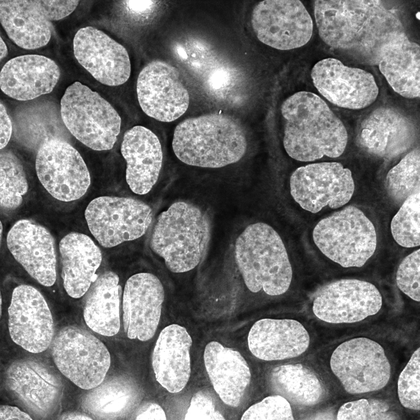
%> input picture BAC_CZ_et_al_2016_Network_patterns/BacFormatics_CZ/File/Open Samples/DAPI_ nuclear_staining/DAPI_example_ch00.tif, 420 x 420 px, shrunk from 960 x 960 before the run
$ octave --eval "result = bio_preproc(imread('../File/Open Samples/DAPI_ nuclear_staining/DAPI_example_ch00.tif'));"   (GNU Octave 9; MATLAB toolbox functions it lacks are replaced by stand-ins)
%> lines starting %> are read from the running program, lines starting %| are printed output that depends on the picture; in (x1, y1, x2, y2) boxes, pixels count from 0 and x2, y2 are one past the last pixel; in counts of white or black regions, pixels touching at a corner belong together; the program's own positions count from 1
### BAC_CZ_et_al_2016_Network_patterns/BacFormatics_CZ/ACM/morphological operation/rot_imtophat.m
function matrix_out =rot_imtophat(matrix_in)
 SE = [1 1 1 1];
matrix1=imtophat(matrix_in,SE);
matrix2=imtophat(matrix_in,SE');
SE = [1 0 0; 0 1 0; 0 0 1];
matrix11=imtophat(matrix_in,SE);
SE=flipdim(SE,1);
matrix22=imtophat(matrix_in,SE);
matrix1=double(matrix1);matrix1=matrix1./max(max(matrix1));
matrix2=double(matrix2);matrix2=matrix2./max(max(matrix2));
matrix11=double(matrix11);matrix11=matrix11./max(max(matrix11));
matrix22=double(matrix22);matrix22=matrix22./max(max(matrix22));

temp=matrix1+ matrix2 + matrix11 +matrix22 ;

 matrix_out=uint8(temp.*255);

### BAC_CZ_et_al_2016_Network_patterns/BacFormatics_CZ/ACM/morphological operation/noisecomp_BACWrapper.m

function cleanimage = noisecomp_BACWrapper(image,  nscale, mult )
%> called with nscale = 19, mult = 4
%DO NOT EDIT_________________________________________________________________
% This file is located in BacFormatics open code library.
% All rights reserved to its original authors.
% Redistribution and use in source and binary forms, with or without modification, are permitted provided that the following conditions are met:
% Redistributions of source code must retain the above copyright notice, this list of conditions and the following disclaimer.
% Redistributions in binary form must reproduce the above copyright notice, this list of conditions and the following disclaimer
% in the documentation and/or other materials provided with the distribution.
% THIS SOFTWARE IS PROVIDED BY THE COPYRIGHT HOLDERS AND CONTRIBUTORS "AS IS" AND ANY EXPRESS OR IMPLIED WARRANTIES, INCLUDING, BUT NOT LIMITED TO,
% THE IMPLIED WARRANTIES OF MERCHANTABILITY AND FITNESS FOR A PARTICULAR PURPOSE ARE DISCLAIMED. IN NO EVENT SHALL THE COPYRIGHT HOLDER OR CONTRIBUTORS BE LIABLE FOR ANY DIRECT,
% INDIRECT, INCIDENTAL, SPECIAL, EXEMPLARY, OR CONSEQUENTIAL DAMAGES (INCLUDING, BUT NOT LIMITED TO, PROCUREMENT OF SUBSTITUTE GOODS OR SERVICES; LOSS OF USE, DATA,
% OR PROFITS; OR BUSINESS INTERRUPTION) HOWEVER CAUSED AND ON ANY THEORY OF LIABILITY, WHETHER IN CONTRACT, STRICT LIABILITY, OR TORT (INCLUDING NEGLIGENCE OR OTHERWISE)
% ARISING IN ANY WAY OUT OF THE USE OF THIS SOFTWARE, EVEN IF ADVISED OF
% THE POSSIBILITY OF SUCH DAMAGE.
% Important: This file may include some code editing to enable incorporation with BacFormatics Toolbox
% ___________________________________________________________________________
%
% NOISECOMP - Function for denoising an image
%
% function cleanimage = noisecomp(image, k, nscale, mult, norient, softness)
%
% Parameters:
%              k - No of standard deviations of noise to reject 2-3
%              nscale - No of filter scales to use (5-7) - the more scales used
%                       the more low frequencies are covered
%              mult   - multiplying factor between scales  (2.5-3)
%              norient - No of orientations to use (6)
%              softness - degree of soft thresholding (0-hard  1-soft)
%
% For maximum processing speed the input image should have a size that
% is a power of 2.
%
% The convolutions are done via the FFT.  Many of the parameters relate
% to the specification of the filters in the frequency plane.
% The parameters are set within the file rather than being specified as
% arguments because they rarely need to be changed - nor are they very
% critical.
%
% Reference:
% Peter Kovesi, "Phase Preserving Denoising of Images".
% The Australian Pattern Recognition Society Conference: DICTA'99.
% December 1999. Perth WA. pp 212-217
% http://www.cs.uwa.edu.au/pub/robvis/papers/pk/denoise.ps.gz.
%

% Copyright (c) 1998-2000 Peter Kovesi
% School of Computer Science & Software Engineering
% The University of Western Australia
% http://www.csse.uwa.edu.au/
%
% Permission is hereby granted, free of charge, to any person obtaining a copy
% of this software and associated documentation files (the "Software"), to deal
% in the Software without restriction, subject to the following conditions:
%
% The above copyright notice and this permission notice shall be included in
% all copies or substantial portions of the Software.
%
% The Software is provided "as is", without warranty of any kind.

% September 1998 - original version
% May 1999       -
% May 2000       - modified to allow arbitrary size images


 softness=1;norient=1;k=1;
%nscale          = 6;    % Number of wavelet scales.
%norient         = 6;    % Number of filter orientations.
minWaveLength   = 2;     % Wavelength of smallest scale filter.
%mult            = 2;    % Scaling factor between successive filters.
sigmaOnf        = 0.55;  % Ratio of the standard deviation of the Gaussian
                         % describing the log Gabor filter's transfer function
                         % in the frequency domain to the filter center frequency.
dThetaOnSigma   = 1.;   % Ratio of angular interval between filter orientations
                         % and the standard deviation of the angular Gaussian
                         % function used to construct filters in the freq. plane.
epsilon         = .00001;% Used to prevent division by zero.


thetaSigma = pi/norient/dThetaOnSigma;  % Calculate the standard deviation of the
                                        % angular Gaussian function used to
                                        % construct filters in the freq. plane.

imagefft = fft2(image);                 % Fourier transform of image
[rows,cols] = size(imagefft);
%> rows = 420; cols = 420

% Create two matrices, x and y. All elements of x have a value equal to its
% x coordinate relative to the centre, elements of y have values equal to
% their y coordinate relative to the centre.

x = ones(rows,1) * (-cols/2 : (cols/2 - 1))/(cols/2);
y = (-rows/2 : (rows/2 - 1))' * ones(1,cols)/(rows/2);

radius = sqrt(x.^2 + y.^2);      % Matrix values contain normalised radius from centre.
radius(round(rows/2+1),round(cols/2+1)) = 1;   % Get rid of the 0 radius value in the middle so that
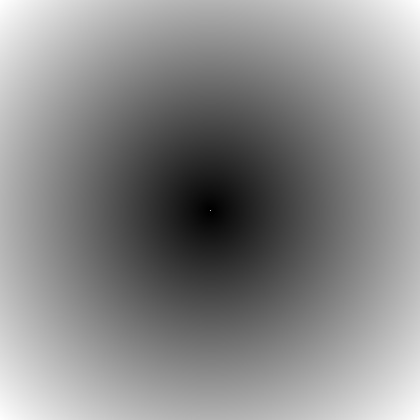
%> radius: size 420x420 double; min 0.00476, max 1.41, mean 0.765; drawn with min black and max white
                                 % taking the log of the radius will not cause trouble.
theta = atan2(-y,x);             % Matrix values contain polar angle.
                                 % (note -ve y is used to give +ve anti-clockwise angles)
clear x; clear y;                % save a little memory
sig = [];
estMeanEn = [];
aMean = [];
aSig = [];

totalEnergy = zeros(rows,cols);               % response at each orientation.

for o = 1:norient,                   % For each orientation.
  disp(['Processing orientation ' num2str(o)]);
  angl = (o-1)*pi/norient;           % Calculate filter angle.
  wavelength = minWaveLength;        % Initialize filter wavelength.

  % Pre-compute filter data specific to this orientation
  % For each point in the filter matrix calculate the angular distance from the
  % specified filter orientation.  To overcome the angular wrap-around problem
  % sine difference and cosine difference values are first computed and then
  % the atan2 function is used to determine angular distance.

  ds = sin(theta) * cos(angl) - cos(theta) * sin(angl); % Difference in sine.
  dc = cos(theta) * cos(angl) + sin(theta) * sin(angl); % Difference in cosine.
  dtheta = abs(atan2(ds,dc));                           % Absolute angular distance.
  spread = exp((-dtheta.^2) / (2 * thetaSigma^2));      % Calculate the angular filter component.

  for s = 1:nscale,                  % For each scale.

    % Construct the filter - first calculate the radial filter component.
    fo = 1.0/wavelength;                  % Centre frequency of filter.
    rfo = fo/0.5;                         % Normalised radius from centre of frequency plane
                                          % corresponding to fo.
    logGabor = exp((-(log(radius/rfo)).^2) / (2 * log(sigmaOnf)^2));
    logGabor(round(rows/2+1),round(cols/2+1)) = 0;      % Set the value at the center of the filter
                                          % back to zero (undo the radius fudge).

    filter = logGabor .* spread;          % Multiply by the angular spread to get the filter.
    filter = fftshift(filter);            % Swap quadrants to move zero frequency
                                          % to the corners.

    % Convolve image with even an odd filters returning the result in EO
    EOfft = imagefft .* filter;           % Do the convolution.
    EO = ifft2(EOfft);                    % Back transform.
    aEO = abs(EO);

    if s == 1
      % Estimate the mean and variance in the amplitude response of the smallest scale
      % filter pair at this orientation.
      % If the noise is Gaussian the amplitude response will have a Rayleigh distribution.
      % We calculate the median amplitude response as this is a robust statistic.
      % From this we estimate the mean and variance of the Rayleigh distribution

      medianEn =  median(reshape(aEO,1,rows*cols));
      meanEn = medianEn*.5*sqrt(-pi/log(0.5));

      RayVar = (4-pi)*(meanEn.^2)/pi;
      RayMean = meanEn;

      estMeanEn = [estMeanEn meanEn];
      sig = [sig sqrt(RayVar)];

      %% May want to look at actual distribution on special images
      % hist(reshape(aEO,1,rows*cols),100);
      % pause(1);
    end

    % Now apply soft thresholding

    T = (RayMean + k*sqrt(RayVar))/(mult^(s-1));  % Noise effect inversely proportional to
                                                  % bandwidth/centre frequency.

    validEO = aEO > T;                   % Find where magnitude of energy exceeds noise.
    V = softness*T*EO./(aEO + epsilon);  % Calculate array of noise vectors to subtract.
    V = ~validEO.*EO + validEO.*V;       % Adjust noise vectors so that EO values will
                                         % not be negated
    EO = EO-V;                           % Subtract noise vector.

    totalEnergy = totalEnergy + EO;
    wavelength = wavelength * mult;      % Wavelength of next filter
  end
end  % For each orientation
%> after the loop, RayMean = 5.02; RayVar = 6.89; estMeanEn = 5.02; meanEn = 5.02; medianEn = 4.72; sig = 2.63
disp('Estimated mean noise in each orientation')
disp(estMeanEn);
%| 5.0219

cleanimage = real(totalEnergy);
%imagesc(cleanimage), title('denoised image'), axis image;

### BAC_CZ_et_al_2016_Network_patterns/BacFormatics_CZ/ACM/bio_preproc.m
function [ out ] = bio_preproc( im )
%image processing technuiqe written by R.S to enhance the cells`s pixels prior segmentaion
%that integrated edge detection and segmention of th "net" of the space
%between the cells
im = double(im);
% % convert the raw data into gray image
 im = mat2gray(im);

SE = strel('disk',1);
matrix2  = imerode(im,SE);

% Invert image (to 8 bits)'
matrix3=double(matrix2) ;
matrix3=255*(matrix3./(max(max(matrix3))));
matrix3=uint8(matrix3);
matrix4=255-matrix3;

%
matrix6=rot_imtophat(matrix2); %   enhancement of the empty background betwneen the cells ("net") using top-hat
matrix7= noisecomp_BACWrapper(matrix6,19,4); %   denoising the net to remove pixels from inside the cells

% bw=im2bw(matrix7,0.99);
bw=im2bw(matrix7,graythresh(matrix7));
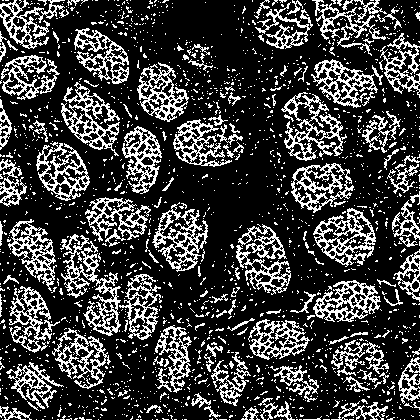
%> bw: size 420x420 logical; 24.4% white in thin lines or dots
matrix_dist=bwdist(bw);
L=zeros(size(bw));
L(matrix_dist==2)=1;
%> L: size 420x420 double; values 0 (black) and 1 (white), 7.8% white in thin lines or dots
L(matrix_dist==1)=1;
%> L: size 420x420 double; values 0 (black) and 1 (white), 30.9% white in thin lines or dots
temp=bw;temp=temp-L;
%> after `temp=temp-L`:
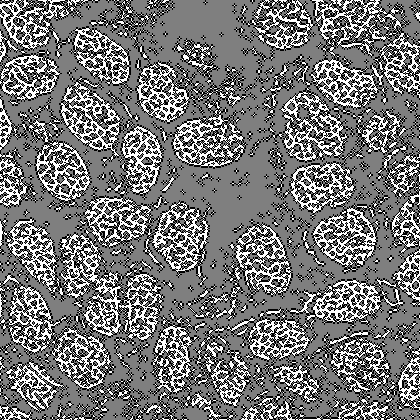
%> temp: size 420x420 double; min -1, max 1, mean -0.0646; drawn with min black and max white
temp(temp~=1)=0 ;
%> temp: size 420x420 double; values 0 (black) and 1 (white), 24.4% white in thin lines or dots

CC = bwconncomp(temp,4);
%> CC = 3037 connected components
L = labelmatrix(CC);
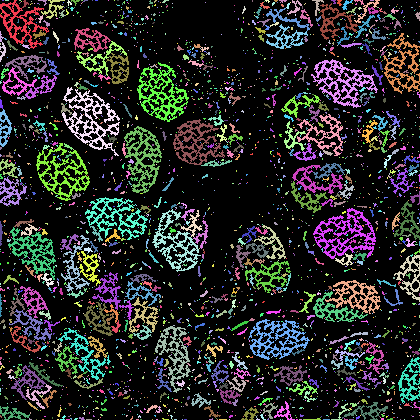
%> L: size 420x420 uint16; 3038 distinct labels, from 0 to 3037; one colour per label, 0 black
stats = regionprops(CC,'Area');
%> stats = 3037 regions; largest, Area: 1155, 1053, 1048, 994, 951
idx = find([stats.Area] > 50); %remove isloated pixels
%> idx = 125 values from 1 to 2948
matrix8 = ismember(L,idx) ;
%> matrix8: size 420x420 logical; 17.3% white in thin lines or dots


temp2 = im ;  %the raw image
temp2 = edge(temp2,'log' ); %edge detection using Laplacian of Gaussian
%> temp2: size 420x420 logical; 8.2% white in thin lines or dots
temp1 = double(matrix8)+temp2; % merging the net with edges of the cell
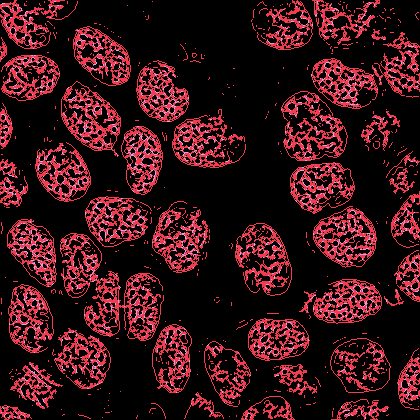
%> temp1: size 420x420 double; 3 distinct labels, from 0 to 2; one colour per label, 0 black
temp1(temp1>0) = 1;
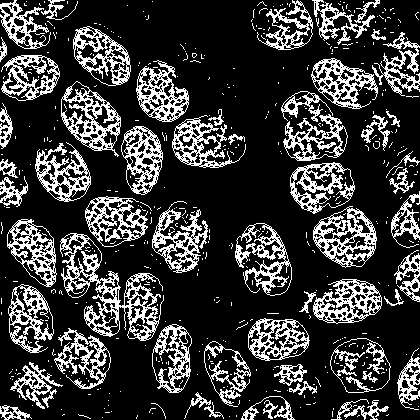
%> temp1: size 420x420 double; values 0 (black) and 1 (white), 23% white in thin lines or dots
SE = strel('disk',1 ) ;
temp1 = imclose(temp1,SE);
%> temp1: size 420x420 double; values 0 (black) and 1 (white), 26.8% white; 362 white regions (314 under 20 px), largest, box (x1, y1, x2, y2) and area: (60, 233, 164, 341) 3458, (311, 32, 420, 109) 2510, (299, 279, 404, 324) 1851

temp3 = matrix4 ;  %the inversed raw image
SE = strel('disk',5) ;
temp3 = imsubtract(imadd(temp3,imtophat(temp3,SE)), imbothat(temp3,SE));
temp3 = double(temp3);
%> temp3: size 420x420 double
temp3 = 255*(temp3./(max(max( temp3))));
temp3 = uint8(temp3);

temp3(temp1==1)=0;
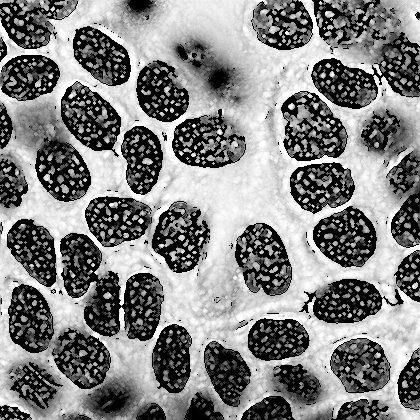
%> temp3: size 420x420 uint8; min 0, max 255, mean 129.9
out = temp3;

end
